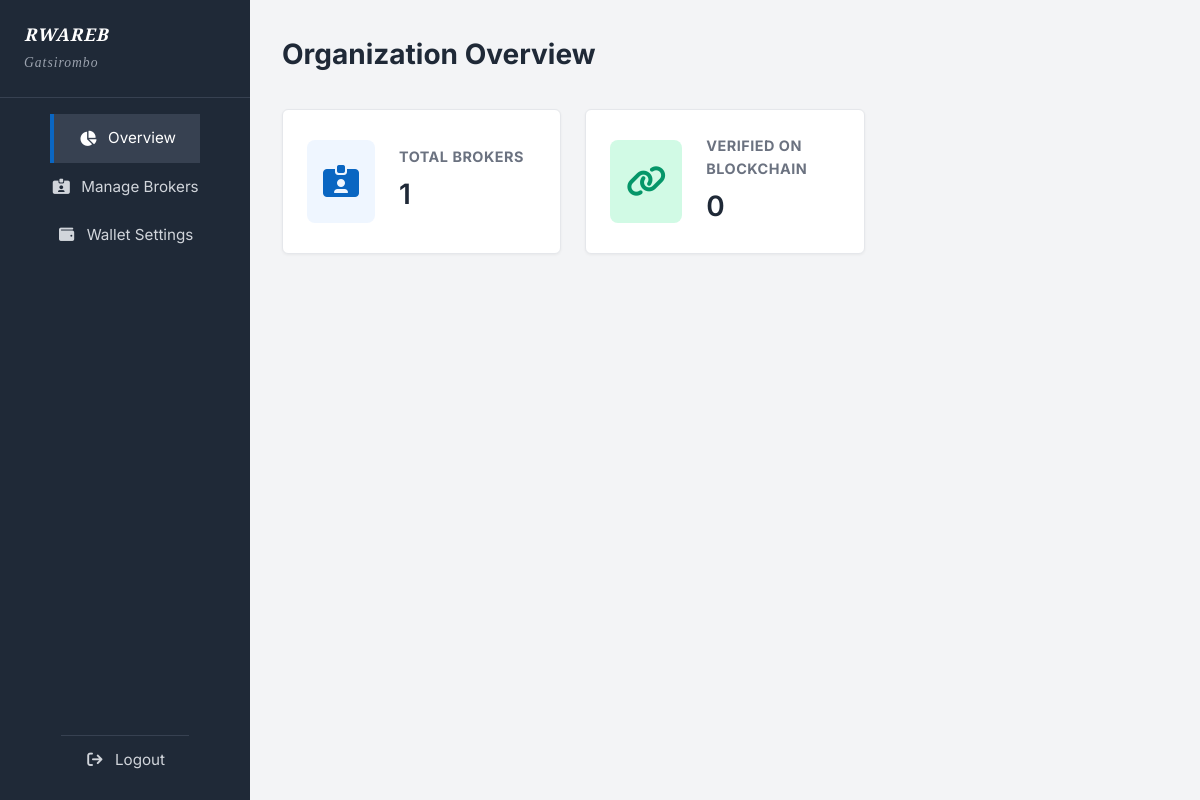
Page /assocdash (signed in) on the committed database.
### models.py (models this page shows)
class Organization(db.Model):
    __tablename__ = 'organizations'
    id = db.Column(db.String(36), primary_key=True, default=generate_uuid)
    name = db.Column(db.String(150), unique=True, nullable=False)
    registration_number = db.Column(db.String(100), unique=True, nullable=False)
    email = db.Column(db.String(150), nullable=False)
    phone = db.Column(db.String(30), nullable=False)
    address = db.Column(db.Text, nullable=True)
    status = db.Column(db.String(20), default='Active')  # 'Active' or 'Suspended'
    created_by = db.Column(db.String(36), db.ForeignKey('super_admins.id'), nullable=False)
    created_at = db.Column(db.DateTime, default=datetime.utcnow)
    updated_at = db.Column(db.DateTime, default=datetime.utcnow, onupdate=datetime.utcnow)
    admins = db.relationship('AssociationAdmin', backref='organization', lazy=True)

class AssociationAdmin(db.Model):
    __tablename__ = 'association_admins'
    id = db.Column(db.String(36), primary_key=True, default=generate_uuid)
    full_name = db.Column(db.String(100), nullable=False)
    email = db.Column(db.String(150), unique=True, nullable=False)
    password_hash = db.Column(db.Text, nullable=False)
    organization_id = db.Column(db.String(36), db.ForeignKey('organizations.id'), nullable=False)
    account_status = db.Column(db.String(20), default='Active')  # 'Active' or 'Revoked'
    approved_at = db.Column(db.DateTime, nullable=True)
    created_by = db.Column(db.String(36), db.ForeignKey('super_admins.id'), nullable=False)
    created_at = db.Column(db.DateTime, default=datetime.utcnow)
    updated_at = db.Column(db.DateTime, default=datetime.utcnow, onupdate=datetime.utcnow)
    wallet_address = db.Column(db.String(100), nullable=True)

### association.py (the view)
@association.route('/assocdash')
@assoc_login_required
def dashboard():
    admin = AssociationAdmin.query.get(session['assoc_admin_id'])
    total_brokers = Broker.query.filter_by(organization_id=admin.organization_id).count()
    return render_template("assoc_dashboard.html", admin=admin, total_brokers=total_brokers)

### association.py (called while the page is built)
def assoc_login_required(f):
    @wraps(f)
    def decorated_function(*args, **kwargs):
        if 'assoc_admin_id' not in session:
            return redirect(url_for('landing.login_portal'))
        return f(*args, **kwargs)
    return decorated_function

@association.context_processor
def inject_admin():
    if 'assoc_admin_id' in session:
        admin = AssociationAdmin.query.get(session['assoc_admin_id'])
        return dict(current_admin=admin)
    return dict(current_admin=None)

### templates/assoc_dashboard.html (shortened to what this page needs)
{% extends "assoc_base.html" %}
{% block content %}
<div class="admin-header">
    <h1>Organization Overview</h1>
</div>
<div class="metrics-grid">
    <div class="metric-card">
        <div class="metric-icon"><i class="fa-solid fa-id-card-clip"></i></div>
        <div class="metric-data">
            <h3>Total Brokers</h3>
            <p>{{ total_brokers }}</p>
        </div>
    </div>
    <div class="metric-card">
        <div class="metric-icon" style="color: #059669; background-color: #D1FAE5;"><i class="fa-solid fa-link"></i></div>
        <div class="metric-data">
            <h3>Verified on Blockchain</h3>
            <p>0</p>
        </div>
    </div>
</div>
{% endblock %}

### templates/assoc_base.html (shortened to what this page needs)
<!DOCTYPE html>
<html lang="en">
<head>
    <link rel="stylesheet" href="https://cdnjs.cloudflare.com/ajax/libs/font-awesome/6.4.0/css/all.min.css">
    <link rel="stylesheet" href="{{ url_for('static', filename='css/style.css') }}">
    <link rel="stylesheet" href="{{ url_for('static', filename='css/admin_style.css') }}">
</head>
<body>
    <div class="admin-layout">
        <aside class="admin-sidebar" style="background-color: #1F2937;">
            <div class="logo" style="padding: 1.5rem; border-bottom: 1px solid #374151;">
                <span style="display: block; font-size: 1.1rem; font-weight: bold; line-height: 1.2; color: white;">{{ current_admin.organization.name }}</span>
                <span style="display: block; font-size: 0.85rem; color: #9CA3AF; font-weight: normal; margin-top: 0.4rem;">{{ current_admin.full_name }}</span>
            </div>
            <nav class="admin-nav">
                <a href="/assocdash" class="{% if request.path == '/assocdash' %}active{% endif %}"><i class="fa-solid fa-chart-pie"></i> Overview</a>
                <a href="/assocdash/brokers" class="{% if 'brokers' in request.path %}active{% endif %}"><i class="fa-solid fa-id-card-clip"></i> Manage Brokers</a>
                <a href="/assocdash/settings" class="{% if 'settings' in request.path %}active{% endif %}"><i class="fa-solid fa-wallet"></i> Wallet Settings</a>
                <a href="/assocdash/logout" style="margin-top: auto; border-top: 1px solid #374151;"><i class="fa-solid fa-arrow-right-from-bracket"></i> Logout</a>
            </nav>
        </aside>
        <main class="admin-main">
            {% block content %}{% endblock %}
        </main>
    </div>
</body>
</html>

### static/css/style.css (style rules this page uses)
:root { --bg-white: #FFFFFF; --text-dark: #1F2937; --text-muted: #6B7280; --border-grey: #E5E7EB; --hover-grey: #F3F4F6; --btn-blue: #0A66C2; --btn-blue-hover: #004182; --footer-bg: #2f426b; }
body { font-family: 'Inter', sans-serif; background-color: var(--bg-white); color: var(--text-dark); margin: 0; padding: 0; line-height: 1.6; display: flex; flex-direction: column; min-height: 100vh; }
nav { max-width: 1200px; margin: 0 auto; padding: 1rem 2rem; display: flex; justify-content: space-between; align-items: center; }
.logo { font-family: 'Playfair Display', serif; font-size: 1.5rem; font-style: italic; color: var(--text-dark); text-decoration: none; letter-spacing: 1px; font-weight: 700; }
main { max-width: 1200px; margin: 0 auto; padding: 2rem; flex: 1; }

### static/css/admin_style.css (style rules this page uses)
.admin-layout { display: flex; min-height: 100vh; background-color: var(--bg-white); }
.admin-sidebar { width: 250px; background-color: var(--text-dark); color: var(--bg-white); display: flex; flex-direction: column; }
.admin-sidebar .logo { padding: 1.5rem; color: var(--bg-white); border-bottom: 1px solid #374151; display: block; }
.admin-nav { display: flex; flex-direction: column; padding: 1rem 0; flex: 1; }
.admin-nav a { color: #D1D5DB; text-decoration: none; padding: 0.75rem 1.5rem; display: flex; align-items: center; font-size: 0.95rem; transition: background-color 0.2s, color 0.2s; }
.admin-nav a:hover, .admin-nav a.active { background-color: #374151; color: var(--bg-white); border-left: 4px solid var(--btn-blue); }
.admin-nav i { margin-right: 10px; width: 20px; text-align: center; }
.admin-main { flex: 1; background-color: var(--hover-grey); padding: 2rem; overflow-y: auto; }
.admin-header { display: flex; justify-content: space-between; align-items: center; margin-bottom: 2rem; }
.admin-header h1 { margin: 0; font-size: 1.75rem; color: var(--text-dark); }
.metrics-grid { display: grid; grid-template-columns: repeat(3, 1fr); gap: 1.5rem; margin-bottom: 2rem; }
.metric-card { background-color: var(--bg-white); border: 1px solid var(--border-grey); border-radius: 6px; padding: 1.5rem; display: flex; align-items: center; box-shadow: 0 1px 3px rgba(0,0,0,0.05); }
.metric-icon { font-size: 2rem; color: var(--btn-blue); background-color: #EFF6FF; padding: 1rem; border-radius: 8px; margin-right: 1.5rem; }
.metric-data h3 { margin: 0; font-size: 0.9rem; color: var(--text-muted); text-transform: uppercase; letter-spacing: 0.5px; }
.metric-data p { margin: 0.25rem 0 0 0; font-size: 1.75rem; font-weight: 600; color: var(--text-dark); }

### rows in the picture
Organization: organization.name "RWAREB"
AssociationAdmin: full_name "Gatsirombo"

### other values in the picture
{{ total_brokers }} "1"
